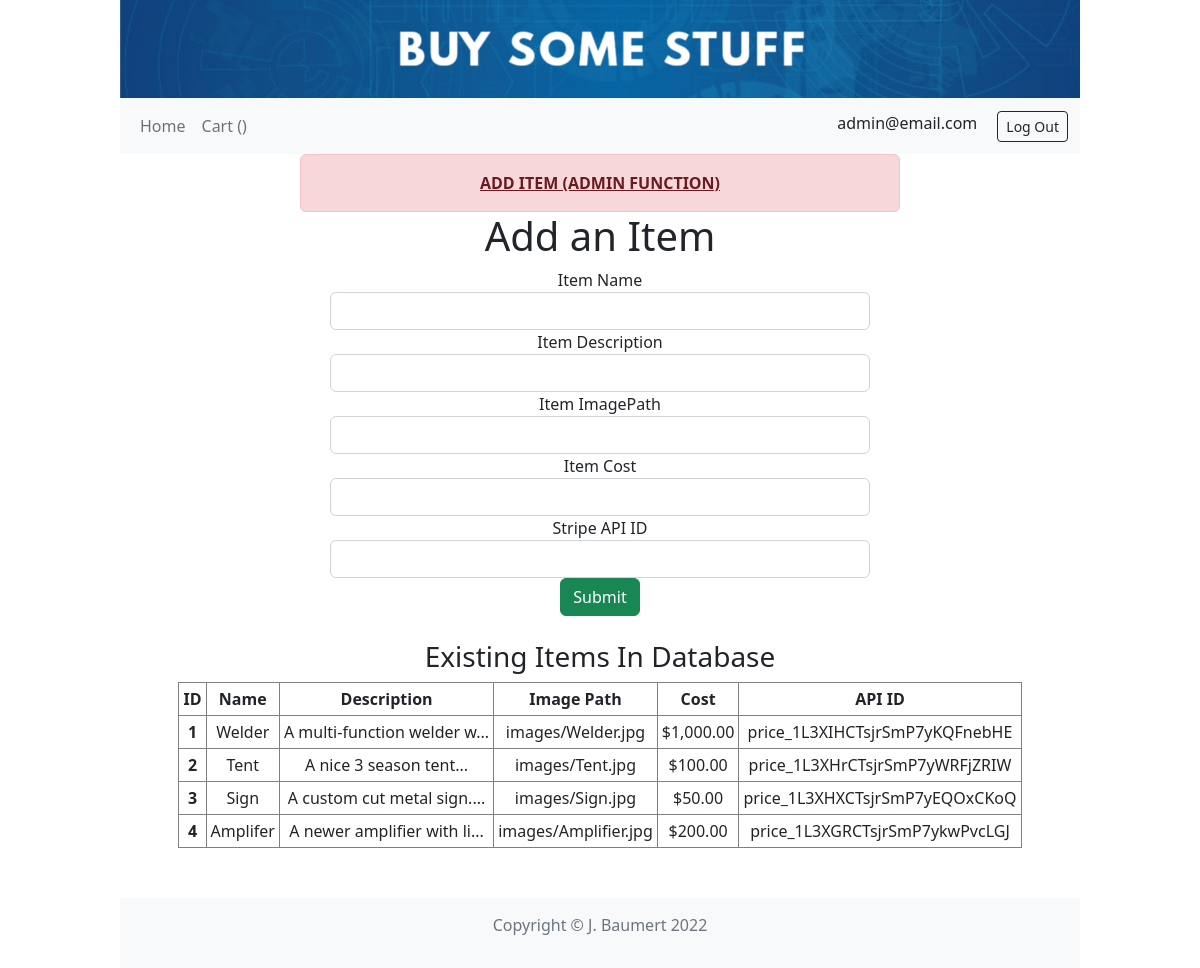
/additem (signed in), run on the app's committed database.
### main.py (models this page shows)
class User(db.Model, UserMixin):
    __tablename__ = "users"
    id = db.Column(db.INTEGER, primary_key=True)
    email = db.Column(db.VARCHAR(100), unique=True, nullable=False)
    password = db.Column(db.VARCHAR(32), nullable=False)

class Item(db.Model):
    __tablename__ = "items"
    id = db.Column(db.INTEGER, primary_key=True)
    name = db.Column(db.VARCHAR(50), nullable=False)
    description = db.Column(db.VARCHAR(200), nullable=False)
    image_path = db.Column(db.VARCHAR(200), nullable=False)
    cost = db.Column(db.VARCHAR(10), nullable=False)
    api_id = db.Column(db.VARCHAR(50), nullable=False)

### main.py (the view, shortened to what this page needs)
@app.route("/additem", methods=["GET", "POST"])
@admin_only
def add_item():
    all_items = db.session.query(Item).all()
    form = ItemForm()
    return render_template("additem.html", form=form, item_list=all_items)

### main.py
class ItemForm(FlaskForm):
    name = StringField("Item Name", validators=[DataRequired()])
    description = StringField("Item Description", validators=[DataRequired()])
    image_path = StringField("Item ImagePath", validators=[DataRequired()])
    cost = StringField("Item Cost", validators=[DataRequired()])
    api_id = StringField("Stripe API ID", validators=[DataRequired()])
    submit = SubmitField("Submit")

### main.py (called while the page is built)
@login_manager.user_loader
def load_user(user_id):
    return User.query.get(int(user_id))

def admin_only(function):
    @wraps(function)
    def decorated_function(*args, **kwargs):
        if current_user.is_authenticated and current_user.id == 1:
            return function(*args, **kwargs)
        return abort(403)
    return decorated_function

### templates/additem.html
{% extends "base.html" %} {% set title = "Store Homepage" %} {% block content %} {% import 'bootstrap/wtf.html' as wtf
%}
<div class="short_content" style="width: 90%; margin: 0 auto; text-align: center">
  <div style="width: 50%; margin: 0 auto">
    <h1>Add an Item</h1>
    <div>{{ wtf.quick_form(form, novalidate=True, button_map={'submit':'success'}) }}</div>
  </div>
  <br />
  <h3>Existing Items In Database</h3>
  <div>
    <table class="table-sm table-bordered" style="margin: 0 auto">
      <thead>
        <tr>
          <th scope="col">ID</th>
          <th scope="col">Name</th>
          <th scope="col">Description</th>
          <th scope="col">Image Path</th>
          <th scope="col">Cost</th>
          <th scope="col">API ID</th>
        </tr>
      </thead>
      <tbody>
        {% for item in item_list %}
        <tr>
          <th scope="row">{{ item.id }}</th>
          <td>{{ item.name }}</td>
          <td>{{ item.description[:25] }}...</td>
          <td>{{ item.image_path }}</td>
          <td>{{ item.cost }}</td>
          <td>{{ item.api_id }}</td>
        </tr>
        {% endfor %}
      </tbody>
    </table>
  </div>
</div>
{% endblock %}

### templates/base.html (shortened to what this page needs)
<!DOCTYPE html>
<html lang="en">
  <head>
    <link
      href="https://cdn.jsdelivr.net/npm/bootstrap@5.2.0-beta1/dist/css/bootstrap.min.css"
      rel="stylesheet"
    />
    <link rel="stylesheet" href="{{ url_for('static', filename='styles.css' )}}" />
  </head>
  <body>
    <div style="width: 80%; margin: 0 auto">
      <img src="{{ url_for('static', filename='images/banner.png') }}" class="img-fluid" alt="Store Header" />
      <nav class="navbar navbar-expand-lg bg-light">
        <div class="container-fluid">
          <div class="collapse navbar-collapse" id="navbarSupportedContent">
            <ul class="navbar-nav me-auto mb-2 mb-lg-0">
              <li class="nav-item">
                <a class="nav-link" href="{{ url_for('home') }}">Home</a>
              </li>
              <li class="nav-item">
                <a class="nav-link" href="{{ url_for('cart') }}">Cart ({{ cart_count }})</a>
              </li>
            </ul>
            <div class="d-flex">
              {% if current_user.is_authenticated %}
              <div style="margin-right: 20px">{{ current_user.email }}</div>
              <a href="{{ url_for('logout') }}" class="btn btn-sm btn-outline-dark">Log Out</a>
              {% else %}
              <a href="{{ url_for('login') }}" class="btn btn-sm btn-outline-dark">Log In / Register</a>
              {% endif %}
            </div>
          </div>
        </div>
      </nav>
    </div>
    {% if current_user.is_authenticated and current_user.id == 1 %}
    <div class="alert alert-danger" role="alert" style="width: 50%; margin: 0 auto; text-align: center">
      <a href="{{ url_for('add_item') }}" class="alert-link">ADD ITEM (ADMIN FUNCTION)</a>
    </div>
    {% endif %} {% block content %} {% endblock %}
    <div style="width: 80%; margin: 0 auto">
      <div class="footer bg-light style=text-align: center;">
        <p class="copyright text-muted">Copyright &copy; J. Baumert 2022</p>
      </div>
    </div>
  </body>
</html>

### static/styles.css (style rules this page uses)
.short_content { min-height: calc(100vh - 265px); }
.footer { margin: 50px 0px 0px; text-align: center; padding: 15px; }

### data on the page
User: email "admin@email.com"
Item: id "1", name "Welder", description "A multi-function welder w", image_path "images/Welder.jpg", cost "$1,000.00", api_id "price_1L3XIHCTsjrSmP7yKQFnebHE"
Item: id "2", name "Tent", description "A nice 3 season tent", image_path "images/Tent.jpg", cost "$100.00", api_id "price_1L3XHrCTsjrSmP7yWRFjZRIW"
Item: id "3", name "Sign", description "A custom cut metal sign.", image_path "images/Sign.jpg", cost "$50.00", api_id "price_1L3XHXCTsjrSmP7yEQOxCKoQ"
Item: id "4", name "Amplifer", description "A newer amplifier with li", image_path "images/Amplifier.jpg", cost "$200.00", api_id "price_1L3XGRCTsjrSmP7ykwPvcLGJ"
